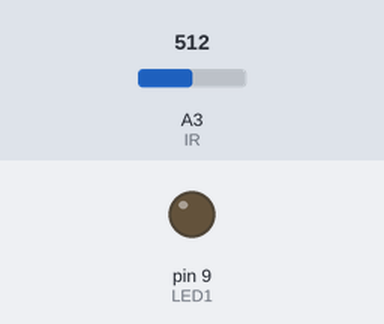
The sketch below on a simulated Arduino Uno, built with avr-gcc and run on an emulated ATmega328P. Shown: output pins drawn as LEDs (lit = HIGH). The test bench sets the inputs (shaded band); at power-on: A3 (IR) = 512. No radio packets arrive unless stated; pins used as bus, display or sensor lines are not drawn; what the sketch prints to the serial monitor is not drawn.

Above: at 0.3 s.
Timing chart, 0 to 1.8 s (numbered marks = the images above):
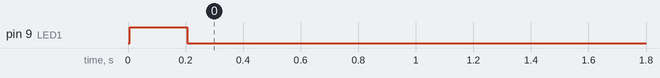

The sketch:

PCS_Transmitter.ino
```cpp
/*
* Arduino Wireless Communication Tutorial
*     Example 1 - Transmitter Code
*
* by Dejan Nedelkovski, www.HowToMechatronics.com
*
* Library: TMRh20/RF24, https://github.com/tmrh20/RF24/
*/
#include <SPI.h>
#include <nRF24L01.h>
#include <RF24.h>
RF24 radio(7, 8); // CE, CSN
bool IRState = false;
int IR = A3;
int i = 0;
int IR_Distance = 0;
int count = 0;
int LED1 = 9;
int flag = 10;
int val = 0;
int cm =0;

const byte address[6] = "00001";
void setup() {
  Serial.begin (9600);
  pinMode(IR, INPUT);
  pinMode(LED1, OUTPUT);
  pinMode(flag, OUTPUT);
  radio.begin();
  radio.openWritingPipe(address);
  radio.setPALevel(RF24_PA_MIN);
  radio.stopListening();
}
void loop() {

  val =  analogRead (IR);   // turn the LED on (HIGH is the voltage level)
  cm = (5461 / (val - 17)) - 2;
/********************** IR Trigger *****************/
  if (cm <=35 && cm >= 0 && i == 0){
  digitalWrite(LED1, HIGH);
    count++;
    i++;
   delay (200);
   digitalWrite(LED1, LOW);
   delay (1000);
  }
  else if (cm >= 35){
    i = 0;
  }
/**************** Periodic update on count *****************/
   static unsigned long timer = millis();
  if (millis() >= timer) {
    int IR_Distance = count;
       radio.write(&IR_Distance, sizeof(IR_Distance));

       Serial.println(cm);
       digitalWrite(flag, HIGH);
       timer += 1000;
  }
  digitalWrite(flag, LOW);


 /***************** Lights OFF ****************/

}
```

Measured:
- by itself, pin 9 (LED1): LOW → HIGH at 0.01 s, → LOW 0.20 s later
